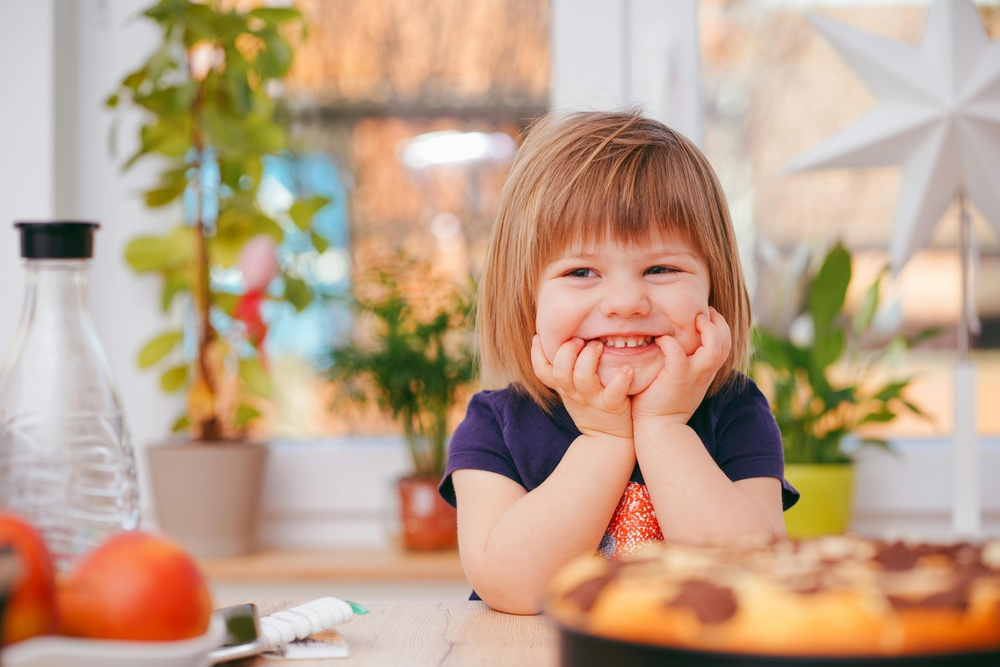
#> input picture imagem.jpg, 1000 x 667 px, shrunk from 7952 x 5304 before the run
$ python CompressaoComCor.py
#> lines starting #> are read from the running program, lines starting #| are printed output that depends on the picture
import numpy as np
import matplotlib.pyplot as plt
from PIL import Image

#converte pra escala de cinza
img = Image.open('imagem.jpg').convert('RGB')
#> img is the input picture: PIL image 1000x667 RGB; mean R, G, B 190.4, 161.6, 137.3
img_np = np.array(img)


#aplicação da FFT 2D pra cada canal de cor
def process_channel(channel, r):
#> called with r = 100
    f_transform = np.fft.fft2(channel)
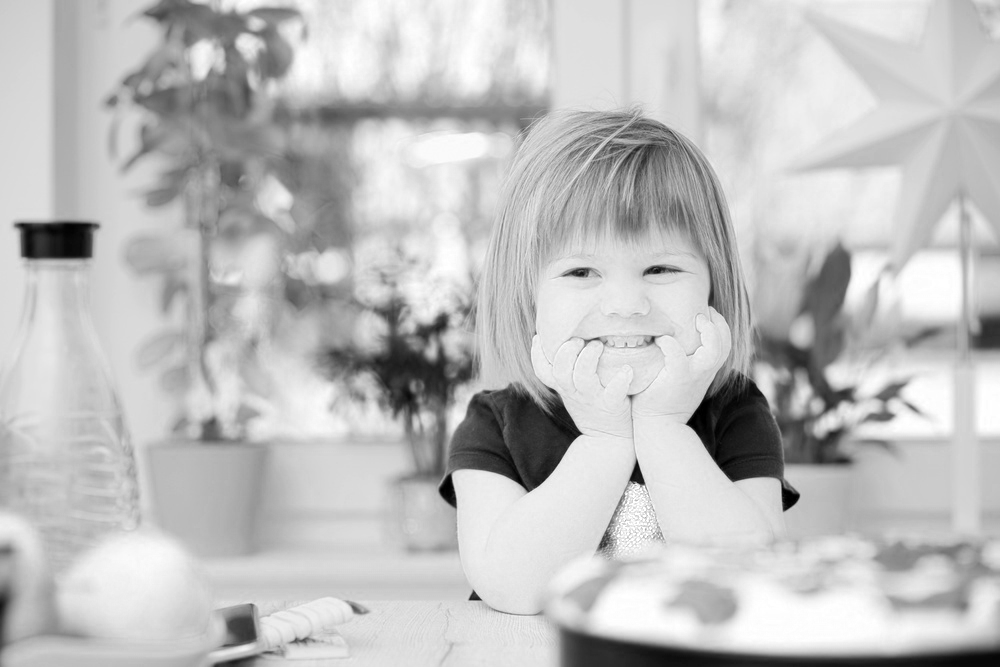
#> channel: shape (667, 1000); min 0, max 255, mean 190.4
    f_shift = np.fft.fftshift(f_transform)

    #máscara pra eliminar altas frequências (filtro passa-baixa)
    rows, cols = channel.shape
#> rows = 667; cols = 1000
    crow, ccol = rows // 2, cols // 2
#> crow = 333; ccol = 500
    mask = np.zeros((rows, cols), np.uint8)
    center = [crow, ccol]
#> center = [333, 500]
    x, y = np.ogrid[:rows, :cols]
#> x = 667 values from 0 to 666
    mask_area = (x - center[0]) ** 2 + (y - center[1]) ** 2 <= r * r
    mask[mask_area] = 1

    # aplicação da máscara no domínio da frequência
    f_shift_filtered = f_shift * mask

    #transformada inversa pro domínio espacial
    f_ishift = np.fft.ifftshift(f_shift_filtered)
    img_back = np.fft.ifft2(f_ishift)
    img_back = np.abs(img_back)

    #normalização imagem para valores entre 0 e 255
    img_back = np.uint8(255 * img_back / np.max(img_back))

    return img_back


#definição do raio de corte pra controlar a qualidade/compressao
r = 100

#processando cada canal de cor separadamente (R, G, B)
r_channel = process_channel(img_np[:, :, 0], r)
g_channel = process_channel(img_np[:, :, 1], r)
#> call 2 of process_channel, with r = 100
#> in process_channel (call 2), `f_transform = np.fft.fft2(channel)`:
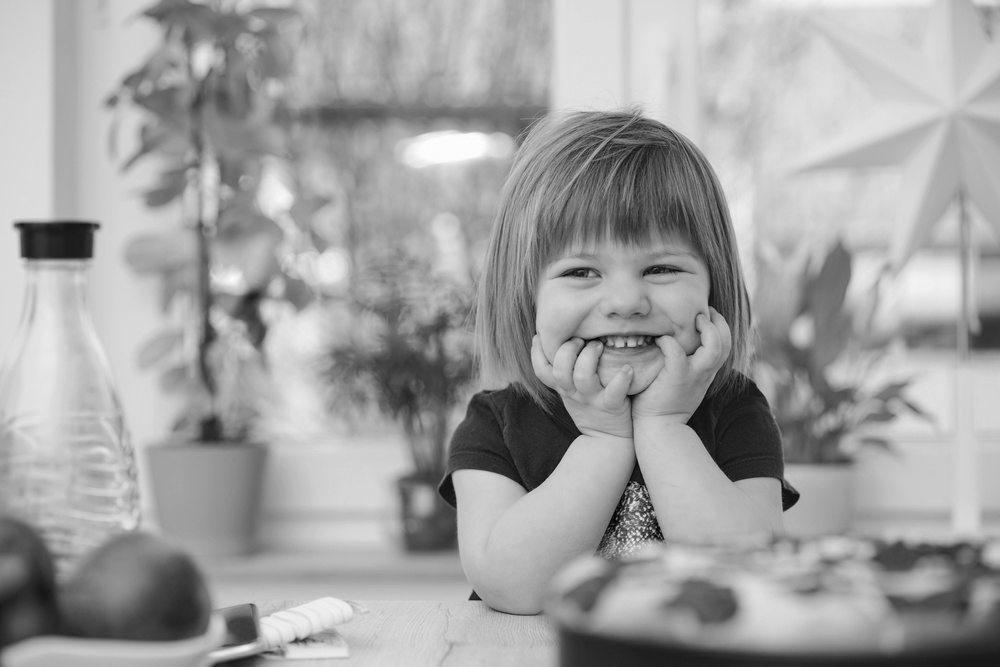
#> channel: shape (667, 1000); min 0, max 253, mean 161.6
b_channel = process_channel(img_np[:, :, 2], r)
#> call 3 of process_channel, with r = 100
#> in process_channel (call 3), `f_transform = np.fft.fft2(channel)`:
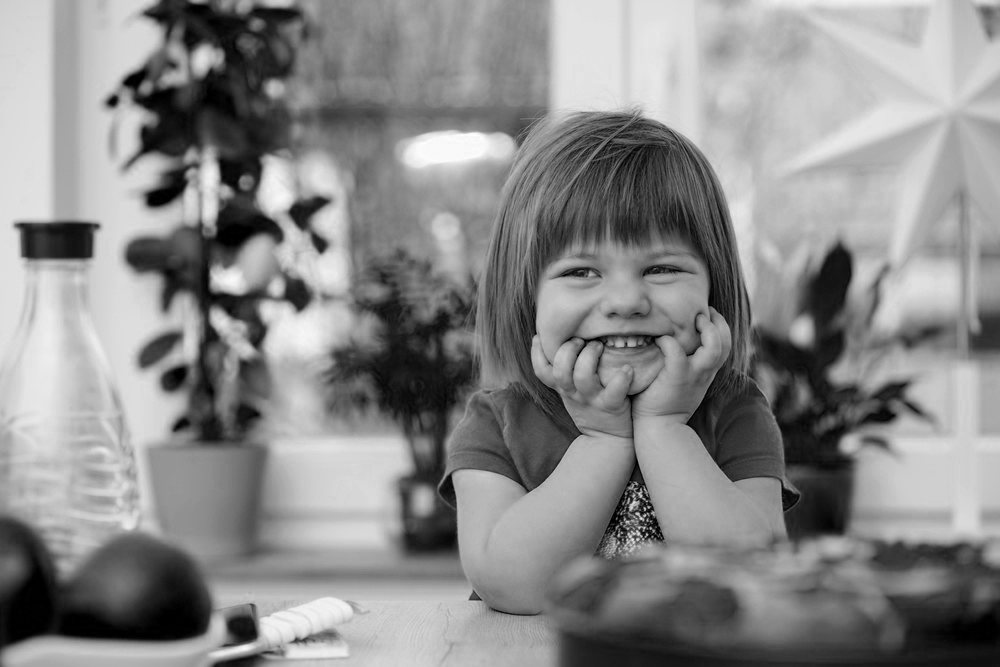
#> channel: shape (667, 1000); min 0, max 255, mean 137.3

#reunir os canais processados
img_compressed = np.stack((r_channel, g_channel, b_channel), axis=-1)

#converte o formato de imagem e salva
Image.fromarray(img_compressed).save('imagemComprimidaFftCor.jpg')

plt.subplot(121), plt.imshow(img_np), plt.title('Imagem Original')
plt.subplot(122), plt.imshow(img_compressed), plt.title('Imagem Comprimida com FFT (Cor)')
plt.show()
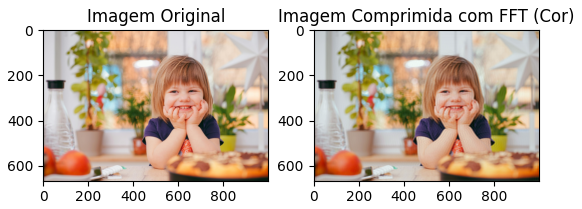
#> figure drawn by matplotlib, 2 panels
